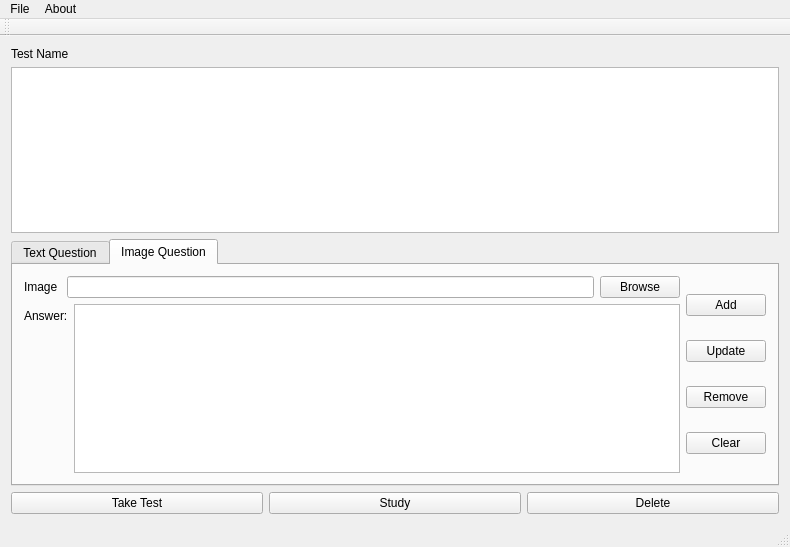
<?xml version="1.0" encoding="UTF-8"?>
<ui version="4.0">
 <class>MainWindow</class>
 <widget class="QMainWindow" name="MainWindow">
  <property name="geometry">
   <rect>
    <x>0</x>
    <y>0</y>
    <width>790</width>
    <height>547</height>
   </rect>
  </property>
  <property name="windowTitle">
   <string>Test Creator</string>
  </property>
  <widget class="QWidget" name="centralWidget">
   <layout class="QVBoxLayout" name="verticalLayout_2">
    <item>
     <widget class="QLabel" name="testname_label">
      <property name="text">
       <string>Test Name</string>
      </property>
     </widget>
    </item>
    <item>
     <layout class="QVBoxLayout" name="verticalLayout">
      <item>
       <widget class="QListWidget" name="listWidget"/>
      </item>
      <item>
       <widget class="QTabWidget" name="tabWidget">
        <property name="currentIndex">
         <number>1</number>
        </property>
        <widget class="QWidget" name="tab">
         <attribute name="title">
          <string>Text Question</string>
         </attribute>
         <layout class="QHBoxLayout" name="horizontalLayout_2">
          <item>
           <layout class="QFormLayout" name="formLayout">
            <item row="0" column="0">
             <widget class="QLabel" name="tquestion_label">
              <property name="text">
               <string>Question:</string>
              </property>
             </widget>
            </item>
            <item row="0" column="1">
             <widget class="QLineEdit" name="tquestion_text"/>
            </item>
            <item row="1" column="0">
             <widget class="QLabel" name="tanswer_label">
              <property name="text">
               <string>Answer:</string>
              </property>
             </widget>
            </item>
            <item row="1" column="1">
             <widget class="QPlainTextEdit" name="tanswer_text"/>
            </item>
           </layout>
          </item>
          <item>
           <layout class="QVBoxLayout" name="verticalLayout_3">
            <item>
             <widget class="QPushButton" name="add_tquestion_button">
              <property name="text">
               <string>Add</string>
              </property>
             </widget>
            </item>
            <item>
             <widget class="QPushButton" name="update_tquestion_button">
              <property name="text">
               <string>Update</string>
              </property>
             </widget>
            </item>
            <item>
             <widget class="QPushButton" name="remove_tquestion_button">
              <property name="text">
               <string>Remove</string>
              </property>
             </widget>
            </item>
            <item>
             <widget class="QPushButton" name="clear_tquestion_button">
              <property name="text">
               <string>Clear</string>
              </property>
             </widget>
            </item>
           </layout>
          </item>
         </layout>
        </widget>
        <widget class="QWidget" name="tab_2">
         <attribute name="title">
          <string>Image Question</string>
         </attribute>
         <layout class="QHBoxLayout" name="horizontalLayout_4">
          <item>
           <layout class="QFormLayout" name="formLayout_2">
            <item row="0" column="0" colspan="2">
             <layout class="QHBoxLayout" name="horizontalLayout_3">
              <item>
               <widget class="QLabel" name="iquestion_label">
                <property name="text">
                 <string>Image</string>
                </property>
               </widget>
              </item>
              <item>
               <spacer name="horizontalSpacer">
                <property name="orientation">
                 <enum>Qt::Horizontal</enum>
                </property>
                <property name="sizeType">
                 <enum>QSizePolicy::Fixed</enum>
                </property>
                <property name="sizeHint" stdset="0">
                 <size>
                  <width>3</width>
                  <height>20</height>
                 </size>
                </property>
               </spacer>
              </item>
              <item>
               <widget class="QLineEdit" name="iquestion_text"/>
              </item>
              <item>
               <widget class="QPushButton" name="browse_button">
                <property name="text">
                 <string>Browse</string>
                </property>
               </widget>
              </item>
             </layout>
            </item>
            <item row="1" column="0">
             <widget class="QLabel" name="ianswer_label">
              <property name="text">
               <string>Answer:</string>
              </property>
             </widget>
            </item>
            <item row="1" column="1">
             <widget class="QPlainTextEdit" name="ianswer_text"/>
            </item>
           </layout>
          </item>
          <item>
           <layout class="QVBoxLayout" name="verticalLayout_4">
            <item>
             <widget class="QPushButton" name="add_iquestion_button">
              <property name="text">
               <string>Add</string>
              </property>
             </widget>
            </item>
            <item>
             <widget class="QPushButton" name="update_iquestion_button">
              <property name="text">
               <string>Update</string>
              </property>
             </widget>
            </item>
            <item>
             <widget class="QPushButton" name="remove_iquestion_button">
              <property name="text">
               <string>Remove</string>
              </property>
             </widget>
            </item>
            <item>
             <widget class="QPushButton" name="clear_iquestion_button">
              <property name="text">
               <string>Clear</string>
              </property>
             </widget>
            </item>
           </layout>
          </item>
         </layout>
        </widget>
       </widget>
      </item>
      <item>
       <layout class="QHBoxLayout" name="horizontalLayout">
        <item>
         <widget class="QPushButton" name="take_test_button">
          <property name="text">
           <string>Take Test</string>
          </property>
         </widget>
        </item>
        <item>
         <widget class="QPushButton" name="study_test_button">
          <property name="text">
           <string>Study</string>
          </property>
         </widget>
        </item>
        <item>
         <widget class="QPushButton" name="delete_test_button">
          <property name="text">
           <string>Delete</string>
          </property>
         </widget>
        </item>
       </layout>
      </item>
     </layout>
    </item>
   </layout>
  </widget>
  <widget class="QMenuBar" name="menuBar">
   <property name="geometry">
    <rect>
     <x>0</x>
     <y>0</y>
     <width>790</width>
     <height>20</height>
    </rect>
   </property>
   <widget class="QMenu" name="menuFile">
    <property name="title">
     <string>File</string>
    </property>
    <addaction name="actionNew"/>
    <addaction name="actionLoad"/>
    <addaction name="actionSave"/>
   </widget>
   <widget class="QMenu" name="menuAbout">
    <property name="title">
     <string>About</string>
    </property>
   </widget>
   <addaction name="menuFile"/>
   <addaction name="menuAbout"/>
  </widget>
  <widget class="QToolBar" name="mainToolBar">
   <attribute name="toolBarArea">
    <enum>TopToolBarArea</enum>
   </attribute>
   <attribute name="toolBarBreak">
    <bool>false</bool>
   </attribute>
  </widget>
  <widget class="QStatusBar" name="statusBar"/>
  <action name="actionNew">
   <property name="text">
    <string>New</string>
   </property>
  </action>
  <action name="actionLoad">
   <property name="text">
    <string>Load</string>
   </property>
  </action>
  <action name="actionSave">
   <property name="text">
    <string>Save</string>
   </property>
  </action>
 </widget>
 <layoutdefault spacing="6" margin="11"/>
 <resources/>
 <connections/>
</ui>
